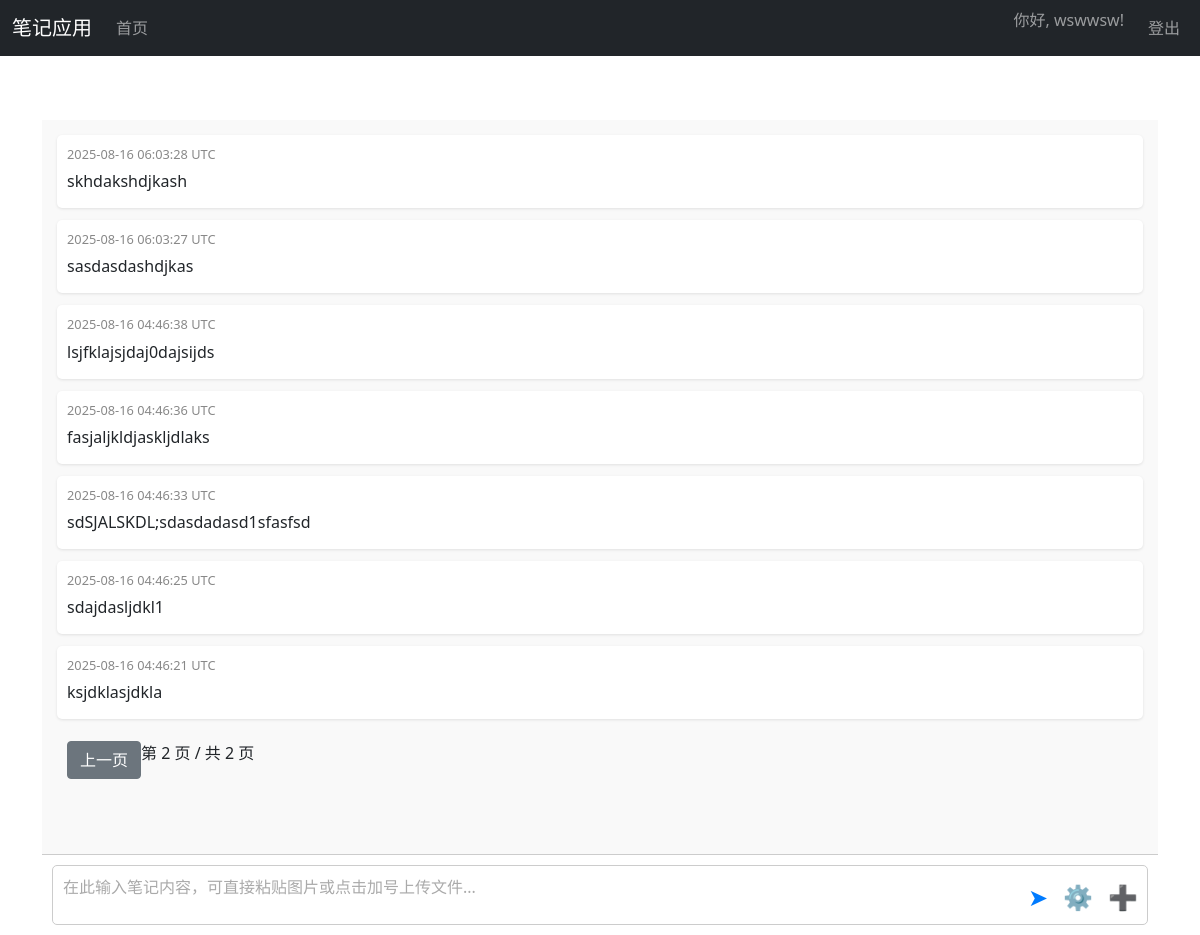
/notes/page/2 (signed in), run on an earlier commit of the app's database.
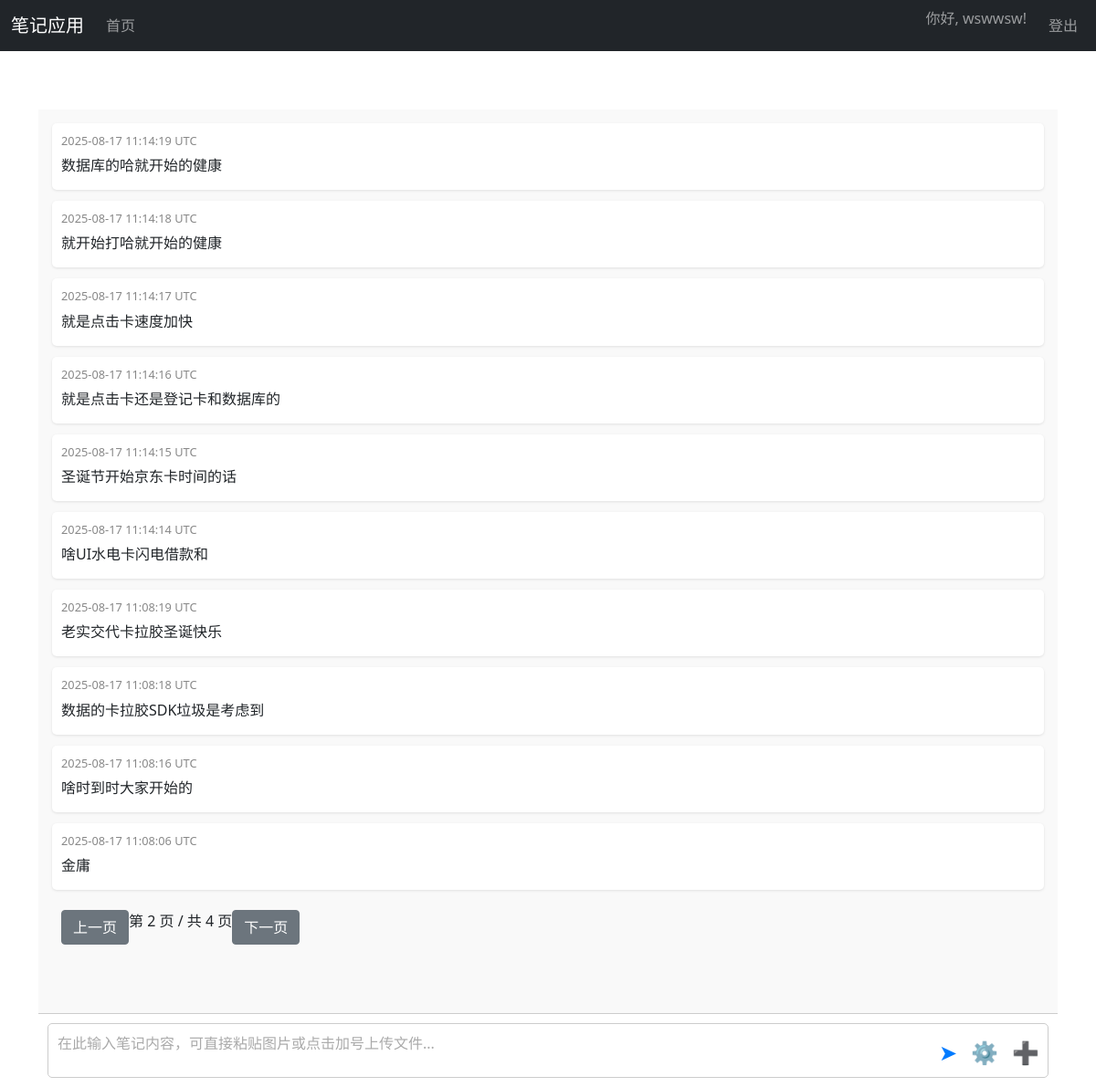
And on a later commit of the database.
### Gtest.py (models this page shows, shortened)
class Note(db.Model):
    id = db.Column(db.Integer, primary_key=True)
    user_id = db.Column(db.Integer, db.ForeignKey('user.id'), nullable=False, index=True)
    content_type = db.Column(db.String(20), nullable=False)
    content_data = db.Column(db.Text, nullable=False)
    raw_content = db.Column(db.Text)
    additional_text = db.Column(db.Text, nullable=True)
    timestamp = db.Column(db.DateTime, nullable=False, default=lambda: datetime.now(timezone.utc), index=True)
    file_size = db.Column(db.Integer, nullable=True)
    md5 = db.Column(db.String(32), nullable=True)

### Gtest.py (the view)
@app.route('/notes', defaults={'page': 1})
@app.route('/notes/page/<int:page>')
@login_required
def notes_page(page):
    per_page = 10
    notes_pagination = Note.query.filter_by(user_id=current_user.id).order_by(Note.timestamp.desc()).paginate(
        page=page, per_page=per_page, error_out=False
    )
    logger.info(
        f"Notes page loaded: user_id={current_user.id}, page={page}, number of notes={notes_pagination.total}")
    return render_template('notes.html', notes=notes_pagination, pagination=notes_pagination)

### Gtest.py (called while the page is built)
@login_manager.user_loader
def load_user(user_id):
    return db.session.get(User, int(user_id))

### templates/notes.html (shortened to what this page needs)
{% extends "base.html" %}
{% block content %}
<div class="notes-container">
    <div class="main-content-area">
        <div class="notes-display" id="notesDisplay">
            {% if notes and notes.items %}
                {% for note in notes.items %}
                <div class="note-entry" id="note-{{ note.id }}" data-note-id="{{ note.id }}">
                    <span class="timestamp">
                        {{ note.timestamp.strftime('%Y-%m-%d %H:%M:%S UTC') }}
                    </span>
                    <div class="note-content">
                        {% if note.content_type == 'text' %}
                            <p class="note-text" data-raw-text="{{ note.content_data | e }}">{{ note.content_data | urlize | safe }}</p>
                        {% elif note.content_type == 'image' %}
                            <img src="{{ url_for('uploaded_file', filename=note.content_data) }}" alt="笔记图片" data-full-src="{{ url_for('uploaded_file', filename=note.content_data) }}" loading="lazy">
                        {% elif note.content_type == 'file' %}
                            <a href="{{ url_for('download_note', note_id=note.id) }}" target="_blank">{{ note.raw_content or note.content_data }}</a>
                        {% elif note.content_type == 'zip' %}
                            <a href="{{ url_for('download_zip', note_id=note.id) }}" target="_blank">{{ note.raw_content or note.content_data }}</a>
                        {% elif note.content_type == 'gallery' %}
                            <a href="{{ url_for('gallery_page', note_id=note.id) }}" class="gallery-icon" title="查看画廊">📁 画廊 ({{ note.content_data | fromjson | length }} 张图片)</a>
                        {% endif %}
                    </div>
                </div>
                {% endfor %}
            {% else %}
                <div class="no-notes">暂无笔记，请添加新笔记！</div>
            {% endif %}
        </div>
        {% if pagination and pagination.pages > 1 %}
        <div class="pagination">
            {% if pagination.has_prev %}<a href="{{ url_for('notes_page', page=pagination.prev_num) }}" class="btn btn-secondary">上一页</a>{% endif %}
            <span>第 {{ pagination.page }} 页 / 共 {{ pagination.pages }} 页</span>
            {% if pagination.has_next %}<a href="{{ url_for('notes_page', page=pagination.next_num) }}" class="btn btn-secondary">下一页</a>{% endif %}
        </div>
        {% endif %}
    </div>
    <div class="input-container">
        <div class="input-area" id="noteInput" contenteditable="true"></div>
        <div class="input-actions">
            <button class="send-btn" title="发送笔记">➤</button>
            <button class="settings-btn" title="上传模式">⚙️</button>
            <span class="upload-btn" title="上传文件">➕</span>
        </div>
    </div>
</div>
{% endblock %}

What changed in the data, as far as the page shows it:
no longer on this page (row unchanged): Note: timestamp "2025-08-16 06:03:28 UTC", content_data "skhdakshdjkash"
no longer on this page (row unchanged): Note: timestamp "2025-08-16 06:03:27 UTC", content_data "sasdasdashdjkas"
no longer on this page (row unchanged): Note: timestamp "2025-08-16 04:46:38 UTC", content_data "lsjfklajsjdaj0dajsijds"
no longer on this page (row unchanged): Note: timestamp "2025-08-16 04:46:36 UTC", content_data "fasjaljkldjaskljdlaks"
no longer on this page (row unchanged): Note: timestamp "2025-08-16 04:46:33 UTC", content_data "sdSJALSKDL;sdasdadasd1sfasfsd"
no longer on this page (row unchanged): Note: timestamp "2025-08-16 04:46:25 UTC", content_data "sdajdasljdkl1"
no longer on this page (row unchanged): Note: timestamp "2025-08-16 04:46:21 UTC", content_data "ksjdklasjdkla"
added Note: timestamp "2025-08-17 11:14:19 UTC", content_data "数据库的哈就开始的健康"
added Note: timestamp "2025-08-17 11:14:18 UTC", content_data "就开始打哈就开始的健康"
added Note: timestamp "2025-08-17 11:14:17 UTC", content_data "就是点击卡速度加快"
added Note: timestamp "2025-08-17 11:14:16 UTC", content_data "就是点击卡还是登记卡和数据库的"
added Note: timestamp "2025-08-17 11:14:15 UTC", content_data "圣诞节开始京东卡时间的话"
added Note: timestamp "2025-08-17 11:14:14 UTC", content_data "啥UI水电卡闪电借款和"
added Note: timestamp "2025-08-17 11:08:19 UTC", content_data "老实交代卡拉胶圣诞快乐"
added Note: timestamp "2025-08-17 11:08:18 UTC", content_data "数据的卡拉胶SDK垃圾是考虑到"
added Note: timestamp "2025-08-17 11:08:16 UTC", content_data "啥时到时大家开始的"
added Note: timestamp "2025-08-17 11:08:06 UTC", content_data "金庸"
Also different on the page:
{{ pagination.pages }}: "2" → "4"
text now shown: "下一页"
